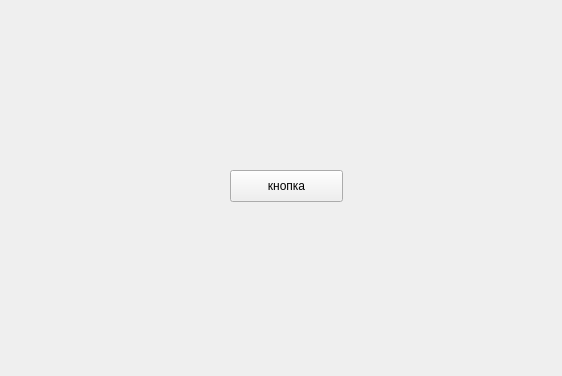
<?xml version="1.0" encoding="UTF-8"?>
<ui version="4.0">
 <class>Form</class>
 <widget class="QWidget" name="Form">
  <property name="geometry">
   <rect>
    <x>0</x>
    <y>0</y>
    <width>562</width>
    <height>376</height>
   </rect>
  </property>
  <property name="windowTitle">
   <string>Form</string>
  </property>
  <widget class="QPushButton" name="pushButton">
   <property name="geometry">
    <rect>
     <x>230</x>
     <y>170</y>
     <width>113</width>
     <height>32</height>
    </rect>
   </property>
   <property name="text">
    <string>кнопка</string>
   </property>
  </widget>
 </widget>
 <resources/>
 <connections/>
</ui>
